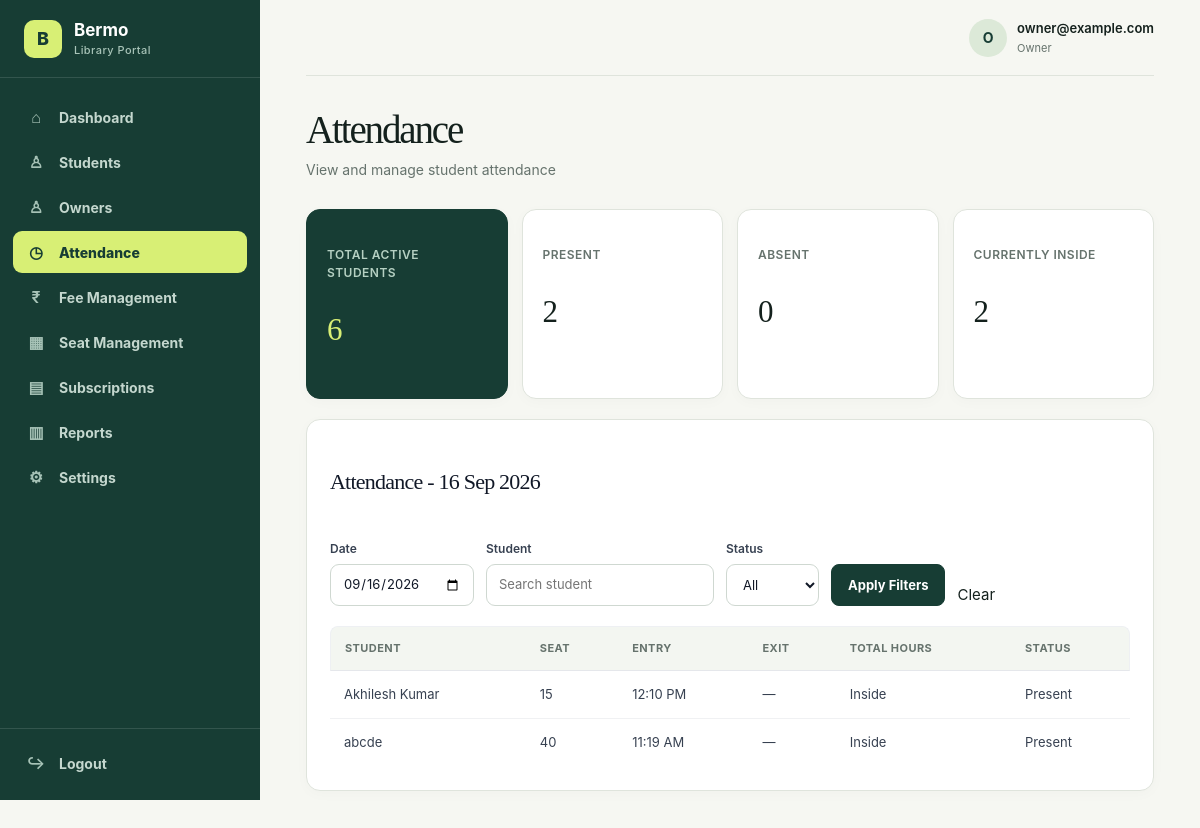
/management/attendance/ (signed in), run on the app's committed database.
### accounts/models.py (models this page shows, shortened)
class User(AbstractUser):
    ROLE_CHOICES = [
        ("ADMIN", "Admin"),
        ("OWNER", "Owner"),
        ("STUDENT", "Student"),
    ]
    role = models.CharField(
        max_length=20,
        choices=ROLE_CHOICES,
        default="STUDENT"
    )

### attendance/models.py (models this page shows, shortened)
class Attendance(models.Model):
    STATUS_CHOICES = [
        ("PRESENT", "Present"),
        ("ABSENT", "Absent"),
    ]
    attendance_id = models.AutoField(primary_key=True)
    student = models.ForeignKey(
        StudentProfile,
        on_delete=models.PROTECT,
        related_name="attendance_records"
    )
    seat = models.ForeignKey(
        Seat,
        on_delete=models.PROTECT,
        related_name="attendance_records"
    )
    date = models.DateField()
    check_in = models.TimeField(
        null=True,
        blank=True
    )
    check_out = models.TimeField(
        null=True,
        blank=True
    )
    status = models.CharField(
        max_length=20,
        choices=STATUS_CHOICES,
        default="PRESENT"
    )
    class Meta:
        constraints = [
            models.UniqueConstraint(
                fields=["student", "date"],
                name="one_attendance_per_student_per_day"
            )
        ]

### students/models.py (models this page shows, shortened)
class StudentProfile(models.Model):
    STATUS_CHOICES = [
        ("PENDING", "Pending Approval"),
        ("APPROVED", "Approved"),
        ("REJECTED", "Rejected"),
        ("UNREGISTERED", "Unregistered"),
    ]
    student_id = models.AutoField(primary_key=True)
    user = models.OneToOneField(
        settings.AUTH_USER_MODEL,
        on_delete=models.CASCADE,
        related_name="student_profile"
    )
    full_name = models.CharField(
        max_length=150
    )
    email = models.EmailField(
        unique=True,
    )
    phone = models.CharField(
        max_length=15
    )
    address = models.TextField(
        blank=True
    )
    date_of_birth = models.DateField(
        null=True,
        blank=True
    )
    photo = models.ImageField(
        upload_to="students/photos/",
        null=True,
        blank=True
    )
    aadhaar_document = models.FileField(
        upload_to="students/aadhaar/",
        null=True,
        blank=True
    )
    registration_date = models.DateField(
        auto_now_add=True
    )
    status = models.CharField(
        max_length=20,
        choices=STATUS_CHOICES,
        default="PENDING"
    )
    preferred_plan = models.ForeignKey(
    "library.SubscriptionPlan",
    on_delete=models.PROTECT,
    null=True,
    blank=True,
    related_name="preferred_students"
    )
    preferred_time_slot = models.ForeignKey(
    "library.TimeSlot",
    on_delete=models.PROTECT,
    null=True,
    blank=True,
    related_name="preferred_students"
    )
    approved_by = models.ForeignKey(
        settings.AUTH_USER_MODEL,
        on_delete=models.SET_NULL,
        null=True,
        blank=True,
        related_name="approved_students"
    )
    approved_at = models.DateTimeField(
        null=True,
        blank=True
    )
    rejection_reason = models.TextField(
        blank=True
    )

### library/models.py (models this page shows, shortened)
class Seat(models.Model):
    STATUS_CHOICES = [
        ("AVAILABLE", "Available"),
        ("OCCUPIED", "Occupied"),
        ("MAINTENANCE", "Maintenance"),
    ]
    seat_id = models.AutoField(primary_key=True)
    library = models.ForeignKey(
        Library,
        on_delete=models.CASCADE,
        related_name="seats"
    )
    seat_number = models.CharField(max_length=20)
    status = models.CharField(
        max_length=20,
        choices=STATUS_CHOICES,
        default="AVAILABLE"
    )
    class Meta:
        constraints = [
            models.UniqueConstraint(
                fields=["library", "seat_number"],
                name="unique_seat_per_library"
            )
        ]

### management/views.py (the view)
# urls.py: path("attendance/", include("attendance.urls")),
@login_required
def attendance(request):
    selected_date = request.GET.get("date")
    if selected_date:
        try:
            selected_date = datetime.strptime(
                selected_date,
                "%Y-%m-%d"
            ).date()
        except ValueError:
            selected_date = date.today()
    else:
        selected_date = date.today()
    search = request.GET.get("search", "").strip()
    status_filter = request.GET.get("status", "").strip().upper()
    active_students = StudentProfile.objects.filter(
        status="APPROVED"
    ).count()
    attendances = Attendance.objects.filter(
        date=selected_date
    ).select_related(
        "student",
        "seat"
    ).order_by(
        "-check_in"
    )
    if search:
        attendances = attendances.filter(
            student__full_name__icontains=search
        )
    if status_filter in ["PRESENT", "ABSENT"]:
        attendances = attendances.filter(
            status=status_filter
        )
    date_attendances = Attendance.objects.filter(
        date=selected_date
    )
    present_today = date_attendances.filter(
        status="PRESENT"
    ).count()
    absent_today = date_attendances.filter(
        status="ABSENT"
    ).count()
    currently_inside = date_attendances.filter(
        status="PRESENT",
        check_in__isnull=False,
        check_out__isnull=True
    ).count()
    attendance_rows = []
    for attendance_record in attendances:
        total_hours = None
        if (
            attendance_record.check_in
            and attendance_record.check_out
        ):
            check_in_datetime = datetime.combine(
                attendance_record.date,
                attendance_record.check_in
            )
            check_out_datetime = datetime.combine(
                attendance_record.date,
                attendance_record.check_out
            )
            if check_out_datetime < check_in_datetime:
                check_out_datetime += timedelta(days=1)
            duration = check_out_datetime - check_in_datetime
            total_seconds = duration.total_seconds()
            hours = int(total_seconds // 3600)
            minutes = int((total_seconds % 3600) // 60)
            total_hours = f"{hours}h {minutes}m"
        elif attendance_record.check_in:
            total_hours = "Inside"
        attendance_rows.append({
            "attendance": attendance_record,
            "total_hours": total_hours,
        })
    return render(
        request,
        "management/attendance.html",
        {
            "active_students": active_students,
            "present_today": present_today,
            "absent_today": absent_today,
            "currently_inside": currently_inside,
            "attendances": attendance_rows,
            "selected_date": selected_date,
            "search": search,
            "status_filter": status_filter,
        }
    )

### management/views.py (called while the page is built)
def owner_required(view_func):
    @login_required
    @wraps(view_func)
    def wrapped_view(request, *args, **kwargs):
        if request.user.role != "OWNER":
            raise PermissionDenied("Only library owners can access management pages.")
        return view_func(request, *args, **kwargs)
    return wrapped_view

### templates/management/attendance.html (shortened to what this page needs)
{% extends "management/base.html" %}
{% block content %}
<div class="dashboard-header">
    <div>
        <h1>Attendance</h1>
        <p>
            View and manage student attendance
        </p>
    </div>
</div>
<div class="summary-cards">
    <div class="card">
        <h4>Total Active Students</h4>
        <p>{{ active_students|default:"0" }}</p>
    </div>
    <div class="card">
        <h4>Present</h4>
        <p>{{ present_today|default:"0" }}</p>
    </div>
    <div class="card">
        <h4>Absent</h4>
        <p>{{ absent_today|default:"0" }}</p>
    </div>
    <div class="card">
        <h4>Currently Inside</h4>
        <p>{{ currently_inside|default:"0" }}</p>
    </div>
</div>
<div class="card">
    <div class="section-header">
        <div>
            <h3>
                Attendance
                {% if selected_date %}
                    - {{ selected_date|date:"d M Y" }}
                {% endif %}
            </h3>
        </div>
    </div>
    <form method="get"
          style="
              display: flex;
              gap: 12px;
              flex-wrap: wrap;
              align-items: center;
              margin-bottom: 20px;
          ">
        <div>
            <label for="attendance-date">
                Date
            </label>
            <input
                type="date"
                id="attendance-date"
                name="date"
                value="{{ selected_date|date:'Y-m-d' }}"
            >
        </div>
        <div>
            <label for="attendance-search">
                Student
            </label>
            <input
                type="text"
                id="attendance-search"
                name="search"
                placeholder="Search student"
                value="{{ search }}"
            >
        </div>
        <div>
            <label for="attendance-status">
                Status
            </label>
            <select
                id="attendance-status"
                name="status"
            >
                <option value=""
                    {% if not status_filter %}
                        selected
                    {% endif %}
                >
                    All
                </option>
            </select>
        </div>
        <div style="align-self: end;">
            <button type="submit">
                Apply Filters
            </button>
        </div>
        <div style="align-self: end;">
            <a href="{% url 'management:attendance' %}">
                Clear
            </a>
        </div>
    </form>
    <div style="overflow-x: auto;">
        <table width="100%" cellpadding="12">
            <thead>
                <tr>
                    <th>Student</th>
                    <th>Seat</th>
                    <th>Entry</th>
                    <th>Exit</th>
                    <th>Total Hours</th>
                    <th>Status</th>
                </tr>
            </thead>
            <tbody>
                {% for row in attendances %}
                    {% with attendance=row.attendance %}
                    <tr>
                        <td>
                            {{ attendance.student.full_name }}
                        </td>
                        <td>
                            {% if attendance.seat %}
                                {{ attendance.seat.seat_number }}
                            {% else %}
                                —
                            {% endif %}
                        </td>
                        <td>
                            {% if attendance.check_in %}
                                {{ attendance.check_in|time:"h:i A" }}
                            {% else %}
                                —
                            {% endif %}
                        </td>
                        <td>
                            {% if attendance.check_out %}
                                {{ attendance.check_out|time:"h:i A" }}
                            {% else %}
                                —
                            {% endif %}
                        </td>
                        <td>
                            {% if row.total_hours %}
                                {{ row.total_hours }}
                            {% else %}
                                —
                            {% endif %}
                        </td>
                        <td>
                            {% if attendance.status == "PRESENT" %}
                                <span>
                                    Present
                                </span>
                            {% elif attendance.status == "ABSENT" %}
                                <span>
                                    Absent
                                </span>
                            {% else %}
                                {{ attendance.status }}
                            {% endif %}
                        </td>
                    </tr>
                    {% endwith %}
                {% endfor %}
            </tbody>
        </table>
    </div>
</div>
{% endblock %}

### templates/management/base.html (shortened to what this page needs)
{% load static %}
<!DOCTYPE html>
<html lang="en">
<head>
    <link rel="stylesheet" href="/static/css/main.css">
</head>
<body>
<div class="app-layout">
    <aside class="sidebar" id="managementSidebar">
        <div class="logo">
            <div class="logo-mark">
                B
            </div>
            <div class="logo-text">
                <strong>Bermo</strong>
                <span>Library Portal</span>
            </div>
        </div>
        <nav class="sidebar-nav">
            <a
                href="{% url 'management:dashboard' %}"
                class="{% if request.resolver_match.url_name == 'dashboard' %}active{% endif %}"
            >
                <span class="nav-icon">⌂</span>
                <span>Dashboard</span>
            </a>
            <a
                href="{% url 'management:students' %}"
                class="{% if request.resolver_match.url_name == 'students' %}active{% endif %}"
            >
                <span class="nav-icon">♙</span>
                <span>Students</span>
            </a>
            <a
                href="{% url 'management:owners' %}"
                class="{% if request.resolver_match.url_name == 'owners' %}active{% endif %}"
            >
                <span class="nav-icon">♙</span>
                <span>Owners</span>
            </a>
            <a
                href="{% url 'management:attendance' %}"
                class="{% if request.resolver_match.url_name == 'attendance' %}active{% endif %}"
            >
                <span class="nav-icon">◷</span>
                <span>Attendance</span>
            </a>
            <a
                href="{% url 'management:fee_management' %}"
                class="{% if request.resolver_match.url_name == 'fee_management' %}active{% endif %}"
            >
                <span class="nav-icon">₹</span>
                <span>Fee Management</span>
            </a>
            <a
                href="{% url 'management:seat_management' %}"
                class="{% if request.resolver_match.url_name == 'seat_management' %}active{% endif %}"
            >
                <span class="nav-icon">▦</span>
                <span>Seat Management</span>
            </a>
            <a
                href="{% url 'management:subscriptions' %}"
                class="{% if request.resolver_match.url_name == 'subscriptions' %}active{% endif %}"
            >
                <span class="nav-icon">▤</span>
                <span>Subscriptions</span>
            </a>
            <a
                href="{% url 'management:reports' %}"
                class="{% if request.resolver_match.url_name == 'reports' %}active{% endif %}"
            >
                <span class="nav-icon">▥</span>
                <span>Reports</span>
            </a>
            <a
                href="{% url 'management:settings' %}"
                class="{% if request.resolver_match.url_name == 'settings' %}active{% endif %}"
            >
                <span class="nav-icon">⚙</span>
                <span>Settings</span>
            </a>
        </nav>
        <div class="logout">
            <a href="{% url 'logout' %}">
                <span class="nav-icon">↪</span>
                <span>Logout</span>
            </a>
        </div>
    </aside>
    <main class="main-content">
        <div class="topbar">
            <div class="topbar-user">
                <div class="topbar-avatar">
                    {{ request.user.username|first|upper }}
                </div>
                <div class="topbar-user-info">
                    <strong>
                        {{ request.user.username }}
                    </strong>
                    <span>
                        {% if request.user.role %}
                            {{ request.user.get_role_display }}
                        {% else %}
                            Administrator
                        {% endif %}
                    </span>
                </div>
            </div>
        </div>
        {% block content %}
        {% endblock %}
    </main>
</div>
</body>
</html>

### data on the page
User: user.username|first "O", user.username "owner@example.com", user.role "Owner"
Attendance: attendance.student.full_name "Akhilesh Kumar", attendance.seat.seat_number "15", attendance.check_in "12:10 PM", total_hours "Inside", status "Present"
Attendance: attendance.student.full_name "abcde", attendance.seat.seat_number "40", attendance.check_in "11:19 AM", total_hours "Inside", status "Present"

### other printed values
{{ active_students|default:"0" }} "6"
{{ present_today|default:"0" }} "2"
{{ absent_today|default:"0" }} "0"
{{ currently_inside|default:"0" }} "2"
{{ selected_date|date:"d M Y" }} "16 Sep 2026"
